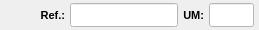
              <widget class="QWidget" name="widget_21" native="true">
               <property name="minimumSize">
                <size>
                 <width>0</width>
                 <height>0</height>
                </size>
               </property>
               <property name="maximumSize">
                <size>
                 <width>16777215</width>
                 <height>30</height>
                </size>
               </property>
               <property name="styleSheet">
                <string notr="true"/>
               </property>
               <layout class="QHBoxLayout" name="horizontalLayout_24">
                <property name="spacing">
                 <number>5</number>
                </property>
                <property name="leftMargin">
                 <number>5</number>
                </property>
                <property name="topMargin">
                 <number>3</number>
                </property>
                <property name="rightMargin">
                 <number>5</number>
                </property>
                <property name="bottomMargin">
                 <number>3</number>
                </property>
                <item>
                 <widget class="QLabel" name="label_63">
                  <property name="minimumSize">
                   <size>
                    <width>60</width>
                    <height>0</height>
                   </size>
                  </property>
                  <property name="maximumSize">
                   <size>
                    <width>60</width>
                    <height>16777215</height>
                   </size>
                  </property>
                  <property name="font">
                   <font>
                    <pointsize>8</pointsize>
                    <weight>75</weight>
                    <bold>true</bold>
                   </font>
                  </property>
                  <property name="text">
                   <string>Ref.:</string>
                  </property>
                  <property name="alignment">
                   <set>Qt::AlignRight|Qt::AlignTrailing|Qt::AlignVCenter</set>
                  </property>
                 </widget>
                </item>
                <item>
                 <widget class="QLineEdit" name="line_Referencia">
                  <property name="sizePolicy">
                   <sizepolicy hsizetype="Preferred" vsizetype="Preferred">
                    <horstretch>0</horstretch>
                    <verstretch>0</verstretch>
                   </sizepolicy>
                  </property>
                  <property name="minimumSize">
                   <size>
                    <width>0</width>
                    <height>0</height>
                   </size>
                  </property>
                  <property name="maximumSize">
                   <size>
                    <width>16777215</width>
                    <height>16777215</height>
                   </size>
                  </property>
                  <property name="font">
                   <font>
                    <pointsize>8</pointsize>
                   </font>
                  </property>
                  <property name="cursor">
                   <cursorShape>IBeamCursor</cursorShape>
                  </property>
                  <property name="styleSheet">
                   <string notr="true">background-color: rgb(255, 255, 255);</string>
                  </property>
                  <property name="inputMask">
                   <string/>
                  </property>
                  <property name="text">
                   <string/>
                  </property>
                  <property name="maxLength">
                   <number>20</number>
                  </property>
                  <property name="frame">
                   <bool>true</bool>
                  </property>
                  <property name="echoMode">
                   <enum>QLineEdit::Normal</enum>
                  </property>
                  <property name="alignment">
                   <set>Qt::AlignLeading|Qt::AlignLeft|Qt::AlignVCenter</set>
                  </property>
                 </widget>
                </item>
                <item>
                 <widget class="QLabel" name="label_30">
                  <property name="maximumSize">
                   <size>
                    <width>25</width>
                    <height>16777215</height>
                   </size>
                  </property>
                  <property name="font">
                   <font>
                    <pointsize>8</pointsize>
                    <weight>75</weight>
                    <bold>true</bold>
                   </font>
                  </property>
                  <property name="text">
                   <string>UM:</string>
                  </property>
                  <property name="alignment">
                   <set>Qt::AlignRight|Qt::AlignTrailing|Qt::AlignVCenter</set>
                  </property>
                 </widget>
                </item>
                <item>
                 <widget class="QLineEdit" name="line_UM">
                  <property name="sizePolicy">
                   <sizepolicy hsizetype="Preferred" vsizetype="Preferred">
                    <horstretch>0</horstretch>
                    <verstretch>0</verstretch>
                   </sizepolicy>
                  </property>
                  <property name="minimumSize">
                   <size>
                    <width>0</width>
                    <height>0</height>
                   </size>
                  </property>
                  <property name="maximumSize">
                   <size>
                    <width>45</width>
                    <height>16777215</height>
                   </size>
                  </property>
                  <property name="font">
                   <font>
                    <pointsize>8</pointsize>
                   </font>
                  </property>
                  <property name="styleSheet">
                   <string notr="true">background-color: rgb(255, 255, 255);</string>
                  </property>
                  <property name="alignment">
                   <set>Qt::AlignCenter</set>
                  </property>
                 </widget>
                </item>
               </layout>
              </widget>
